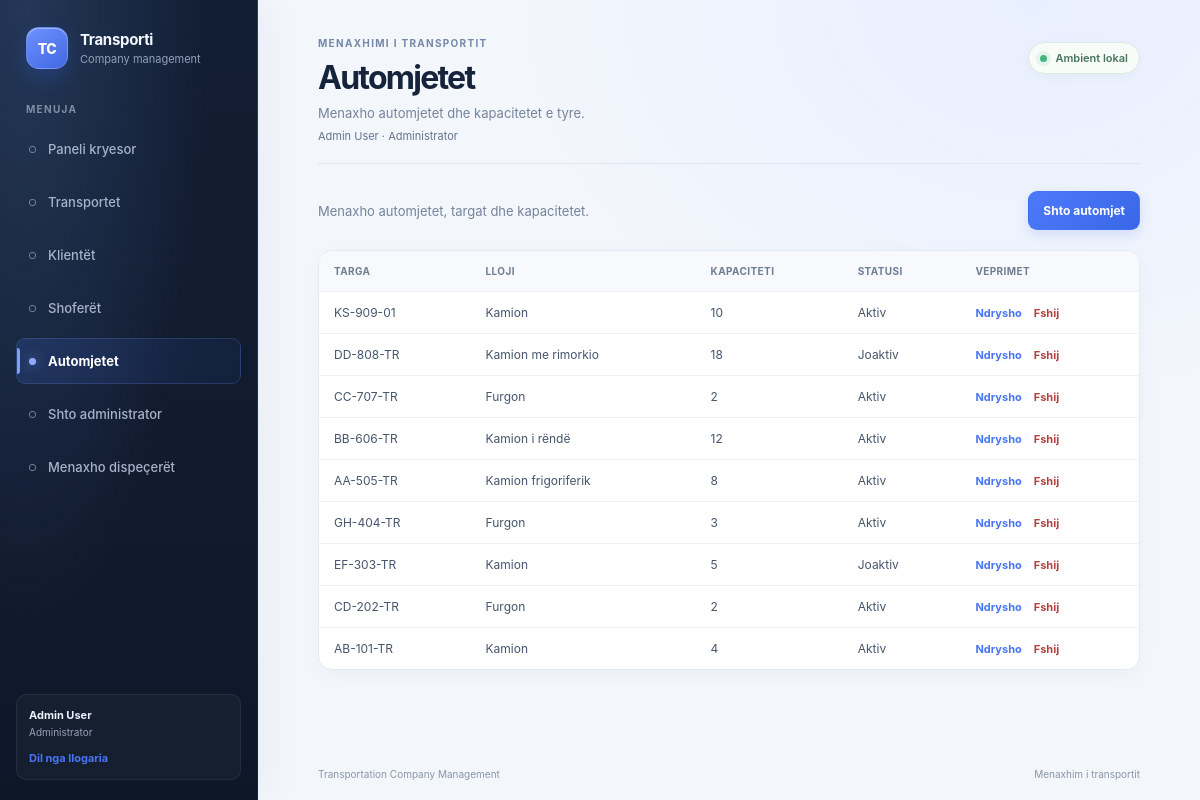
The app's page /?page=vehicles (signed in) with its own data.
### tables this page shows
CREATE TABLE users (
    id INT UNSIGNED NOT NULL AUTO_INCREMENT,
    full_name VARCHAR(150) NOT NULL,
    email VARCHAR(150) NOT NULL,
    password_hash VARCHAR(255) NOT NULL,
    role ENUM('SUPERADMIN', 'ADMIN', 'DISPATCHER') NOT NULL,
    is_active TINYINT(1) NOT NULL DEFAULT 1,
    email_verified_at DATETIME NULL DEFAULT NULL,
    created_at DATETIME NOT NULL DEFAULT CURRENT_TIMESTAMP,
    PRIMARY KEY (id),
    UNIQUE KEY uq_users_email (email)
);

CREATE TABLE vehicles (
    id INT UNSIGNED NOT NULL AUTO_INCREMENT,
    plate_number VARCHAR(20) NOT NULL,
    vehicle_type VARCHAR(50) NOT NULL,
    capacity INT NOT NULL,
    is_active TINYINT(1) NOT NULL DEFAULT 1,
    created_at DATETIME NOT NULL DEFAULT CURRENT_TIMESTAMP,
    PRIMARY KEY (id),
    UNIQUE KEY uq_vehicles_plate_number (plate_number),
    KEY idx_vehicles_is_active (is_active)
);

### src/Views/pages/module.php (the view, shortened to what the rows shown need)
<?php
$module = $moduleData['module'];
$formAction = $moduleData['action'];
$escape = static fn (mixed $value): string => htmlspecialchars((string) $value, ENT_QUOTES, 'UTF-8');
?>
<?php if ($formAction === 'create' || $formAction === 'edit'): ?>
    <form class="record-form" method="post" action="?page=<?= urlencode($pageKey) ?>">
        <input type="hidden" name="csrf_token" value="<?= $escape($moduleData['csrfToken']) ?>">
        <input type="hidden" name="action" value="<?= $formAction === 'create' ? 'create' : 'update' ?>">
        <?php if ($formAction === 'edit'): ?>
            <input type="hidden" name="id" value="<?= (int) $moduleData['id'] ?>">
        <?php endif; ?>
        <div class="form-grid">
            <?php foreach ($module['fields'] as $name => $field): ?>
                <?php
                $value = $moduleData['values'][$name] ?? '';
                $fieldId = 'field-' . $name;
                ?>
                <div class="form-field<?= $field['type'] === 'textarea' ? ' form-field-wide' : '' ?>">
                    <label for="<?= $escape($fieldId) ?>">
                        <?= $escape($field['label']) ?>
                        <?php if ($field['required']): ?><span aria-hidden="true">*</span><?php endif; ?>
                    </label>
                    <?php if ($field['type'] === 'select'): ?>
                        <select id="<?= $escape($fieldId) ?>" name="<?= $escape($name) ?>" <?= $field['required'] ? 'required' : '' ?>>
                            <?php if (!$field['required']): ?>
                                <option value="">Pa caktuar</option>
                            <?php else: ?>
                                <option value="">Zgjidh...</option>
                            <?php endif; ?>
                            <?php foreach ($moduleData['options'][$name] ?? [] as $option): ?>
                                <option value="<?= $escape($option['value']) ?>" <?= (string) $value === $option['value'] ? 'selected' : '' ?>>
                                    <?= $escape($option['label']) ?>
                                </option>
                            <?php endforeach; ?>
                        </select>
                    <?php elseif ($field['type'] === 'textarea'): ?>
                        <textarea id="<?= $escape($fieldId) ?>" name="<?= $escape($name) ?>" rows="4" <?= $field['required'] ? 'required' : '' ?>><?= $escape($value) ?></textarea>
                    <?php else: ?>
                        <input
                            id="<?= $escape($fieldId) ?>"
                            name="<?= $escape($name) ?>"
                            type="<?= $escape($field['type']) ?>"
                            value="<?= $escape($value) ?>"
                            <?= isset($field['max']) ? 'maxlength="' . (int) $field['max'] . '"' : '' ?>
                            <?= isset($field['min']) ? 'min="' . (int) $field['min'] . '"' : '' ?>
                            <?= $field['type'] === 'number' ? 'step="1"' : '' ?>
                            <?= $field['required'] ? 'required' : '' ?>
                        >
                    <?php endif; ?>
                </div>
            <?php endforeach; ?>
        </div>
        <div class="form-actions">
            <a class="button button-secondary" href="?page=<?= urlencode($pageKey) ?>">Anulo</a>
            <button class="button button-primary" type="submit"><?= $formAction === 'create' ? 'Ruaj regjistrin' : 'Ruaj ndryshimet' ?></button>
        </div>
    </form>
<?php else: ?>
    <div class="table-card">
        <?php if ($moduleData['rows'] === []): ?>
            <div class="empty-state">
                <strong><?= $pageKey === 'transports' ? 'Nuk u gjet asnjë transport' : 'Nuk ka ende të dhëna' ?></strong>
                <p><?= $pageKey === 'transports' ? 'Ndrysho kriteret e kërkimit ose pastro filtrat.' : 'Shto regjistrin e parë për modulin ' . $escape(mb_strtolower($module['title'])) . '.' ?></p>
            </div>
        <?php else: ?>
            <div class="table-scroll">
                <table>
                    <thead>
                        <tr>
                            <?php foreach ($module['columns'] as $label): ?>
                                <th scope="col"><?= $escape($label) ?></th>
                            <?php endforeach; ?>
                            <?php if ($moduleData['canManage']): ?>
                                <th scope="col">Veprimet</th>
                            <?php endif; ?>
                        </tr>
                    </thead>
                    <tbody>
                        <?php foreach ($moduleData['rows'] as $row): ?>
                            <tr>
                                <?php foreach ($module['columns'] as $column => $label): ?>
                                    <td><?= $escape($row[$column] ?? '') ?></td>
                                <?php endforeach; ?>
                                <?php if ($moduleData['canManage']): ?>
                                <td>
                                    <div class="row-actions">
                                        <a class="text-action" href="?page=<?= urlencode($pageKey) ?>&amp;action=edit&amp;id=<?= (int) $row['id'] ?>">Ndrysho</a>
                                        <form method="post" action="?page=<?= urlencode($pageKey) ?>" onsubmit="return confirm('Je i sigurt që dëshiron ta fshish këtë regjistër?')">
                                            <button class="text-action text-action-danger" type="submit">Fshij</button>
                                        </form>
                                    </div>
                                </td>
                                <?php endif; ?>
                            </tr>
                        <?php endforeach; ?>
                    </tbody>
                </table>
            </div>
        <?php endif; ?>
    </div>
<?php endif; ?>

### src/Views/layout.php (shortened to what the rows shown need)
<!doctype html>
<html lang="sq">
<head>
    <link rel="stylesheet" href="assets/app.css">
</head>
<body>
    <div class="app-shell">
        <aside class="sidebar" aria-label="Navigimi kryesor">
            <?php require __DIR__ . '/components/navigation.php'; ?>
        </aside>
        <main class="main-content">
            <header class="page-header">
                <div>
                    <p class="eyebrow">MENAXHIMI I TRANSPORTIT</p>
                    <h1><?= htmlspecialchars($page['title'], ENT_QUOTES, 'UTF-8') ?></h1>
                    <p class="page-description"><?= htmlspecialchars($page['description'], ENT_QUOTES, 'UTF-8') ?></p>
                    <?php if ($user !== null): ?>
                        <p class="signed-in-user">
                            <?= htmlspecialchars($user['full_name'], ENT_QUOTES, 'UTF-8') ?>
                            · <?= match ($user['role']) {
                                'SUPERADMIN' => 'Superadministrator',
                                'ADMIN' => 'Administrator',
                                default => 'Dispeçer',
                            } ?>
                        </p>
                    <?php endif; ?>
                </div>
            </header>
            <section class="page-content" aria-labelledby="page-content-heading">
                <?php if ($databaseError === null && ($moduleData !== null || in_array($pageKey, ['dashboard', 'not_found', 'add-admin', 'users'], true))): ?>
                    <?php require $viewFile; ?>
                <?php endif; ?>
            </section>
        </main>
    </div>
</body>
</html>

### src/Views/components/navigation.php (shortened to what the rows shown need)
<div class="sidebar-note">
    <div class="session-user">
        <strong><?= htmlspecialchars($user['full_name'], ENT_QUOTES, 'UTF-8') ?></strong>
        <span><?= match ($user['role']) {
            'SUPERADMIN' => 'Superadministrator',
            'ADMIN' => 'Administrator',
            default => 'Dispeçer',
        } ?></span>
        <form method="post" action="?page=logout">
            <button type="submit">Dil nga llogaria</button>
        </form>
    </div>
</div>

### records on screen
users: full_name "Admin User", role "Administrator"
vehicles: plate_number "KS-909-01", vehicle_type "Kamion", capacity "10", column "Aktiv"
vehicles: plate_number "DD-808-TR", vehicle_type "Kamion me rimorkio", capacity "18", column "Joaktiv"
vehicles: plate_number "CC-707-TR", vehicle_type "Furgon", capacity "2", column "Aktiv"
vehicles: plate_number "BB-606-TR", vehicle_type "Kamion i rëndë", capacity "12", column "Aktiv"
vehicles: plate_number "AA-505-TR", vehicle_type "Kamion frigoriferik", capacity "8", column "Aktiv"
vehicles: plate_number "GH-404-TR", vehicle_type "Furgon", capacity "3", column "Aktiv"
vehicles: plate_number "EF-303-TR", vehicle_type "Kamion", capacity "5", column "Joaktiv"
vehicles: plate_number "CD-202-TR", vehicle_type "Furgon", capacity "2", column "Aktiv"
vehicles: plate_number "AB-101-TR", vehicle_type "Kamion", capacity "4", column "Aktiv"

### other values on screen
$label "Paneli kryesor"
$label "Transportet"
$label "Klientët"
$label "Shoferët"
$label "Automjetet"
$page['title'] "Automjetet"
$page['description'] "Menaxho automjetet dhe kapacitetet e tyre."
$escape($module['description']) "Menaxho automjetet, targat dhe kapacitetet."
$escape($module['singular']) "automjet"
$escape($label) "TARGA"
$escape($label) "LLOJI"
$escape($label) "KAPACITETI"
$escape($label) "STATUSI"
